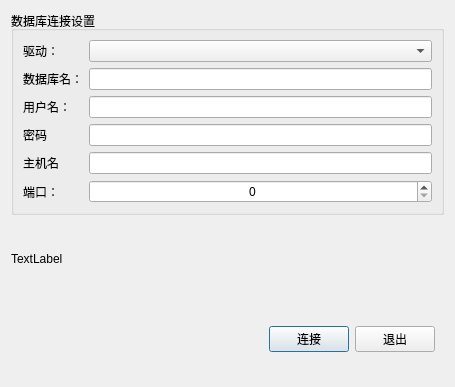
<?xml version="1.0" encoding="UTF-8"?>
<ui version="4.0">
 <class>ConnDlg</class>
 <widget class="QDialog" name="ConnDlg">
  <property name="geometry">
   <rect>
    <x>0</x>
    <y>0</y>
    <width>455</width>
    <height>387</height>
   </rect>
  </property>
  <property name="windowTitle">
   <string>Dialog</string>
  </property>
  <layout class="QVBoxLayout" name="verticalLayout">
   <item>
    <widget class="QGroupBox" name="groupBox">
     <property name="title">
      <string>数据库连接设置</string>
     </property>
     <layout class="QGridLayout" name="gridLayout_2">
      <item row="5" column="1">
       <widget class="QLabel" name="label_7">
        <property name="text">
         <string>端口：</string>
        </property>
       </widget>
      </item>
      <item row="1" column="2">
       <widget class="QLineEdit" name="editDatabase"/>
      </item>
      <item row="2" column="2">
       <widget class="QLineEdit" name="editUsername"/>
      </item>
      <item row="4" column="2">
       <widget class="QLineEdit" name="editHostname"/>
      </item>
      <item row="3" column="1">
       <widget class="QLabel" name="label_4">
        <property name="text">
         <string>密码</string>
        </property>
       </widget>
      </item>
      <item row="5" column="2">
       <widget class="QSpinBox" name="portSpinBox">
        <property name="alignment">
         <set>Qt::AlignCenter</set>
        </property>
       </widget>
      </item>
      <item row="3" column="2">
       <widget class="QLineEdit" name="editPassword"/>
      </item>
      <item row="0" column="2">
       <widget class="QComboBox" name="comboDriver"/>
      </item>
      <item row="2" column="1">
       <widget class="QLabel" name="label_3">
        <property name="text">
         <string>用户名：</string>
        </property>
       </widget>
      </item>
      <item row="0" column="1">
       <widget class="QLabel" name="label">
        <property name="text">
         <string>驱动：</string>
        </property>
       </widget>
      </item>
      <item row="1" column="1">
       <widget class="QLabel" name="label_2">
        <property name="text">
         <string>数据库名：</string>
        </property>
       </widget>
      </item>
      <item row="4" column="1">
       <widget class="QLabel" name="label_5">
        <property name="text">
         <string>主机名</string>
        </property>
       </widget>
      </item>
     </layout>
    </widget>
   </item>
   <item>
    <layout class="QHBoxLayout" name="horizontalLayout">
     <item>
      <widget class="QLabel" name="label_8">
       <property name="text">
        <string>TextLabel</string>
       </property>
      </widget>
     </item>
     <item>
      <widget class="QLabel" name="status_label">
       <property name="text">
        <string/>
       </property>
      </widget>
     </item>
    </layout>
   </item>
   <item>
    <layout class="QHBoxLayout" name="horizontalLayout_2">
     <item>
      <spacer name="horizontalSpacer">
       <property name="orientation">
        <enum>Qt::Horizontal</enum>
       </property>
       <property name="sizeHint" stdset="0">
        <size>
         <width>40</width>
         <height>20</height>
        </size>
       </property>
      </spacer>
     </item>
     <item>
      <widget class="QWidget" name="widget_6" native="true">
       <layout class="QHBoxLayout" name="horizontalLayout_6">
        <item>
         <widget class="QPushButton" name="okButton">
          <property name="text">
           <string>连接</string>
          </property>
         </widget>
        </item>
        <item>
         <widget class="QPushButton" name="cancelButton">
          <property name="text">
           <string>退出</string>
          </property>
         </widget>
        </item>
       </layout>
      </widget>
     </item>
    </layout>
   </item>
  </layout>
 </widget>
 <resources/>
 <connections/>
</ui>
